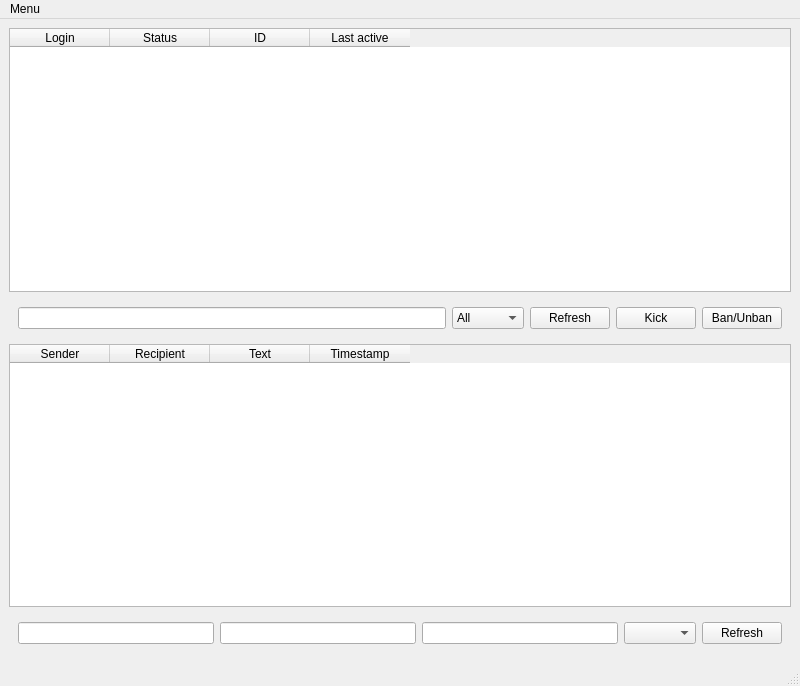
<?xml version="1.0" encoding="UTF-8"?>
<ui version="4.0">
 <class>MainWindowServer</class>
 <widget class="QMainWindow" name="MainWindowServer">
  <property name="geometry">
   <rect>
    <x>0</x>
    <y>0</y>
    <width>800</width>
    <height>686</height>
   </rect>
  </property>
  <property name="windowTitle">
   <string>MainWindowServer</string>
  </property>
  <widget class="QWidget" name="centralwidget">
   <property name="maximumSize">
    <size>
     <width>16777215</width>
     <height>643</height>
    </size>
   </property>
   <layout class="QVBoxLayout" name="verticalLayout_2">
    <item>
     <layout class="QVBoxLayout" name="verticalLayout">
      <item>
       <widget class="QTableWidget" name="tableUsers">
        <property name="columnCount">
         <number>4</number>
        </property>
        <column>
         <property name="text">
          <string>Login</string>
         </property>
        </column>
        <column>
         <property name="text">
          <string>Status</string>
         </property>
        </column>
        <column>
         <property name="text">
          <string>ID</string>
         </property>
        </column>
        <column>
         <property name="text">
          <string>Last active</string>
         </property>
        </column>
       </widget>
      </item>
      <item>
       <widget class="QWidget" name="usersControlWidget" native="true">
        <layout class="QHBoxLayout" name="horizontalLayout_3">
         <item>
          <widget class="QLineEdit" name="lineFilterLogin"/>
         </item>
         <item>
          <widget class="QComboBox" name="comboStatusFilter">
           <item>
            <property name="text">
             <string>All</string>
            </property>
           </item>
           <item>
            <property name="text">
             <string>Online</string>
            </property>
           </item>
           <item>
            <property name="text">
             <string>Offline</string>
            </property>
           </item>
           <item>
            <property name="text">
             <string>Banned</string>
            </property>
           </item>
          </widget>
         </item>
         <item>
          <widget class="QPushButton" name="buttonRefresh">
           <property name="text">
            <string>Refresh</string>
           </property>
          </widget>
         </item>
         <item>
          <widget class="QPushButton" name="buttonKickUser">
           <property name="text">
            <string>Kick</string>
           </property>
          </widget>
         </item>
         <item>
          <widget class="QPushButton" name="buttonToggleBan">
           <property name="text">
            <string>Ban/Unban</string>
           </property>
          </widget>
         </item>
        </layout>
       </widget>
      </item>
      <item>
       <widget class="QTableWidget" name="tableMessages">
        <column>
         <property name="text">
          <string>Sender</string>
         </property>
        </column>
        <column>
         <property name="text">
          <string>Recipient</string>
         </property>
        </column>
        <column>
         <property name="text">
          <string>Text</string>
         </property>
        </column>
        <column>
         <property name="text">
          <string>Timestamp</string>
         </property>
        </column>
       </widget>
      </item>
      <item>
       <widget class="QWidget" name="messagesControlWidget" native="true">
        <property name="enabled">
         <bool>true</bool>
        </property>
        <layout class="QHBoxLayout" name="horizontalLayout">
         <item>
          <widget class="QLineEdit" name="lineFilterSender"/>
         </item>
         <item>
          <widget class="QLineEdit" name="lineFilterReceiver"/>
         </item>
         <item>
          <widget class="QLineEdit" name="lineFilterText"/>
         </item>
         <item>
          <widget class="QComboBox" name="comboFilterDate"/>
         </item>
         <item>
          <widget class="QPushButton" name="buttonRefreshMessages">
           <property name="text">
            <string>Refresh</string>
           </property>
          </widget>
         </item>
        </layout>
       </widget>
      </item>
     </layout>
    </item>
   </layout>
  </widget>
  <widget class="QMenuBar" name="menubar">
   <property name="geometry">
    <rect>
     <x>0</x>
     <y>0</y>
     <width>800</width>
     <height>22</height>
    </rect>
   </property>
   <widget class="QMenu" name="menuMenu">
    <property name="title">
     <string>Menu</string>
    </property>
    <addaction name="actionDarkTheme"/>
    <addaction name="actionLightTheme"/>
   </widget>
   <addaction name="menuMenu"/>
  </widget>
  <widget class="QStatusBar" name="statusbar"/>
  <action name="action">
   <property name="text">
    <string>Меню</string>
   </property>
  </action>
  <action name="actionDarkTheme">
   <property name="text">
    <string>Dark theme</string>
   </property>
  </action>
  <action name="actionLightTheme">
   <property name="text">
    <string>Light theme</string>
   </property>
  </action>
 </widget>
 <resources/>
 <connections/>
</ui>
